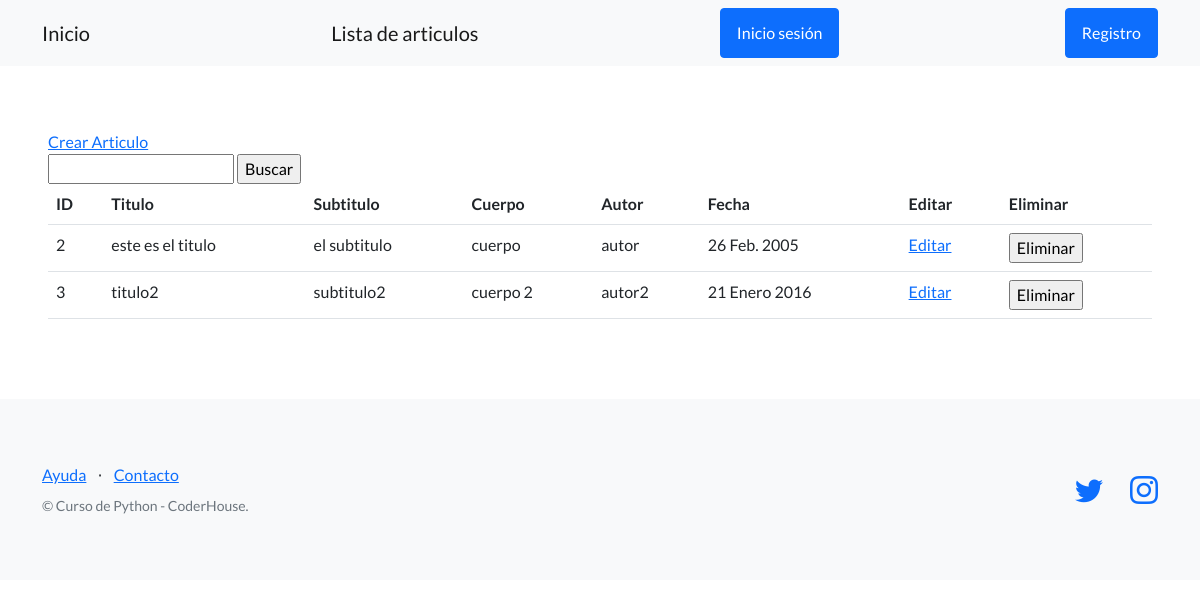
/info/articulos/, run on an earlier commit of the app's database.
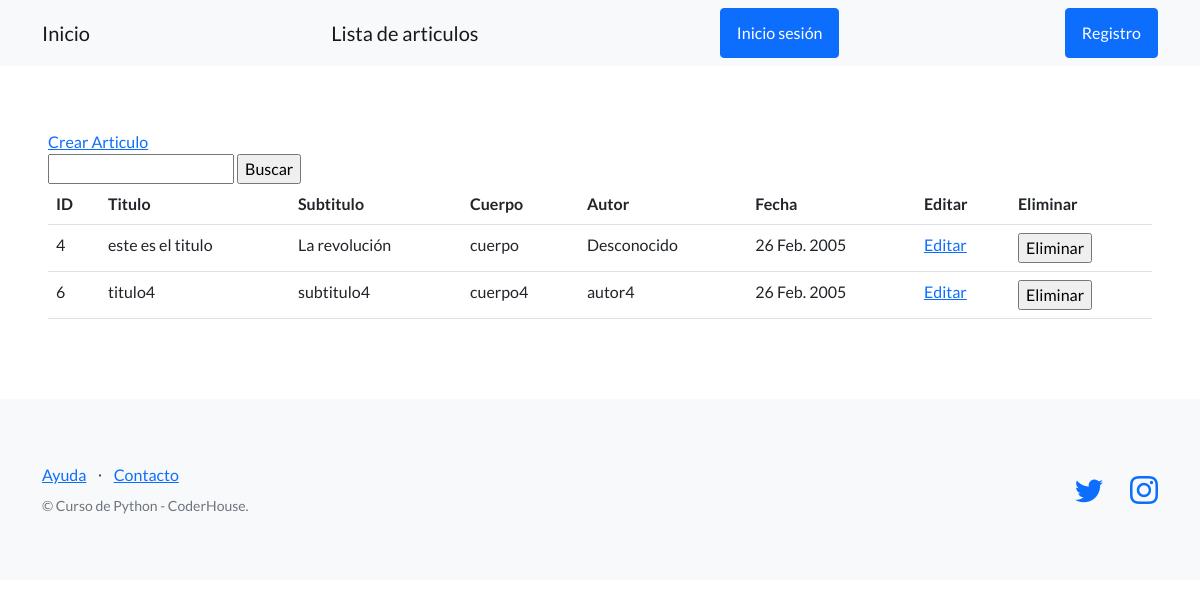
And on a later commit of the database.
### articulos/models.py (models this page shows, shortened)
class Articulo(models.Model):
    titulo = models.CharField(max_length=164)
    subtitulo = models.CharField(max_length=164)
    cuerpo = models.CharField(max_length=254)
    autor = models.CharField(max_length=164)
    fecha = models.DateField()

### articulos/views.py (the view)
# urls.py: path('articulos/', listar_articulos, name="lista_articulos"),
def listar_articulos(request):
    contexto = {
        "articulos": Articulo.objects.all()
    }
    http_response = render(
        request=request,
        template_name='articulos/lista_articulos.html',
        context=contexto,
    )
    return http_response

### articulos/templates/articulos/lista_articulos.html (shortened to what this page needs)
{% extends "articulos/base.html" %}
{% block contenido %}
<section>
    <a href="{% url 'crear_articulos' %}">Crear Articulo</a>
    <form action="{% url 'buscar_articulos' %}" method="post">
        <input type="text" name="busqueda">
        <input type="submit" value="Buscar">
    </form>
    <table class="table">
        <tbody>
            <tr>
                <th>ID</th>
                <th>Titulo</th>
                <th>Subtitulo</th>
                <th>Cuerpo</th>
                <th>Autor</th>
                <th>Fecha</th>
                <th>Editar</th>
                <th>Eliminar</th>
            </tr>
            {% for articulo in articulos %}
            <tr>
                <td>{{ articulo.id }}</td>
                <td>{{ articulo.titulo }}</td>
                <td>{{ articulo.subtitulo }}</td>
                <td>{{ articulo.cuerpo }}</td>
                <td>{{ articulo.autor }}</td>
                <td>{{ articulo.fecha }}</td>
                <td>
                    <a href="{% url 'editar_articulos' articulo.id %}">Editar</a>
                </td>
                <td>
                    <form action="{% url 'eliminar_articulos' articulo.id %}" method="post">
                        <input type="submit" value="Eliminar">
                    </form>
                </td>
            </tr>
            {% endfor %}
        </tbody>
    </table>
</section>
{% endblock contenido %}

### articulos/templates/articulos/base.html (shortened to what this page needs)
{% load static %}
<!DOCTYPE html>
<html lang="en">
    <head>
        <link href="https://cdn.jsdelivr.net/npm/bootstrap-icons@1.5.0/font/bootstrap-icons.css" rel="stylesheet" type="text/css" />
        <link href="{% static 'css/styles.css' %}" rel="stylesheet"/>
    </head>
    <body>
        <nav class="navbar navbar-light bg-light static-top">
            <div class="container">
                <a class="navbar-brand" href="{% url 'inicio' %}">Inicio</a>
                <a class="navbar-brand" href="">Lista de articulos</a>
                {% if user.is_authenticated %}
                <a class="btn btn-primary" href="{% url 'logout' %}">Cerrar sesión</a>
                {% else %}
                <a class="btn btn-primary" href="{% url 'login' %}">Inicio sesión</a>
                <a class="btn btn-primary" href="{% url 'registro' %}">Registro</a>
                {% endif %}
            </div>
        </nav>
        <section style="padding:4rem 3rem;">
           {% block contenido %}
           {% endblock contenido %}
        </section>
        <footer class="footer bg-light">
            <div class="container">
                <div class="row">
                    <div class="col-lg-6 h-100 text-center text-lg-start my-auto">
                        <ul class="list-inline mb-2">
                            <li class="list-inline-item"><a href="#!">Ayuda</a></li>
                            <li class="list-inline-item">⋅</li>
                            <li class="list-inline-item"><a href="#!">Contacto</a></li>
                        </ul>
                        <p class="text-muted small mb-4 mb-lg-0">&copy; Curso de Python - CoderHouse.</p>
                    </div>
                    <div class="col-lg-6 h-100 text-center text-lg-end my-auto">
                        <ul class="list-inline mb-0">
                            <li class="list-inline-item me-4">
                                <a href="https://twitter.com/coderhouse"><i class="bi-twitter fs-3"></i></a>
                            </li>
                            <li class="list-inline-item">
                                <a href="https://www.instagram.com/coderhouse/?hl=es"><i class="bi-instagram fs-3"></i></a>
                            </li>
                        </ul>
                    </div>
                </div>
            </div>
        </footer>
    </body>
</html>

What changed in the data, as far as the page shows it:
removed Articulo: id "2", titulo "este es el titulo", subtitulo "el subtitulo", cuerpo "cuerpo", autor "autor", fecha "26 Feb. 2005"
removed Articulo: id "3", titulo "titulo2", subtitulo "subtitulo2", cuerpo "cuerpo 2", autor "autor2", fecha "21 Enero 2016"
added Articulo: id "4", titulo "este es el titulo", subtitulo "La revolución", cuerpo "cuerpo", autor "Desconocido", fecha "26 Feb. 2005"
added Articulo: id "6", titulo "titulo4", subtitulo "subtitulo4", cuerpo "cuerpo4", autor "autor4", fecha "26 Feb. 2005"
